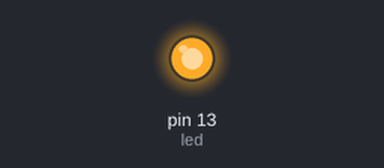
Recording of a sketch running on a simulated Arduino Uno, built with avr-gcc and run on an emulated ATmega328P. Shown: output pins drawn as LEDs (lit = HIGH).

Above: at 3.15 s.
At 9.8 s:
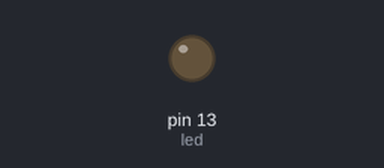
Timing chart, 0 to 13.0 s (numbered marks = the images above):
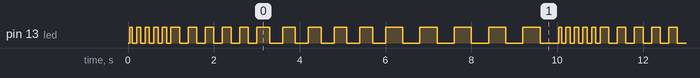

The sketch:

Tarefa02.ino
```cpp
// LED e laco for - Adriano Rodrigues

// Porta do LED
int led = 13;

void setup()
{
// Configuracao da porta digital do LED
pinMode(led, OUTPUT);
}

void loop()
{
    for (int i = 0;  i < 5; i++)
    {
        for (int j = 0;  j < 5; j++)
        {
            digitalWrite(led, HIGH); // Escreve 5V na porta LED
            delay(100*i);            // Espera por 100*i milissegundos
            digitalWrite(led, LOW) ; // Escreve 0V na porta LED
            delay(100*i);            // Espera por 100*i milissegundos
         }
     }
}
```

Measured:
- by itself, pin 13 (led): moves between LOW and HIGH, repeating every 10.0 s
- by itself, everything shown: repeats every 10.0 s, in 40 steps
